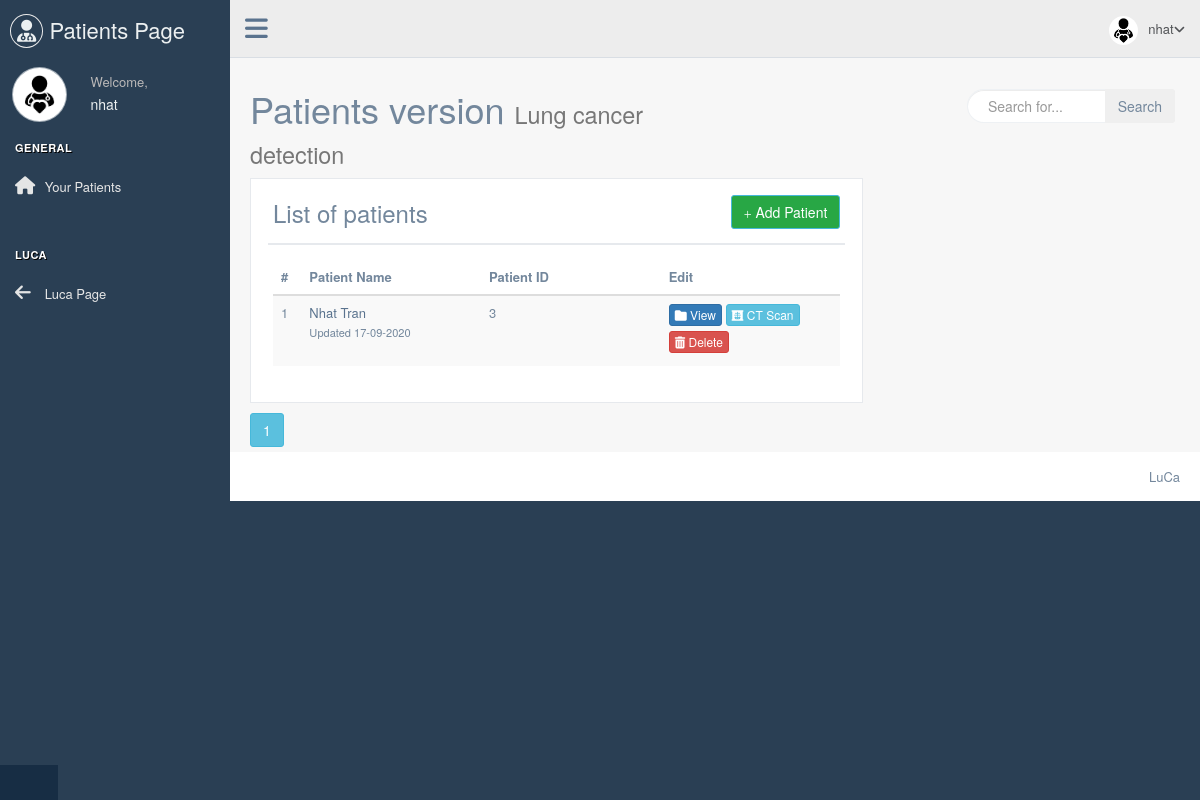
Page /home/index (signed in) on the earlier database version.
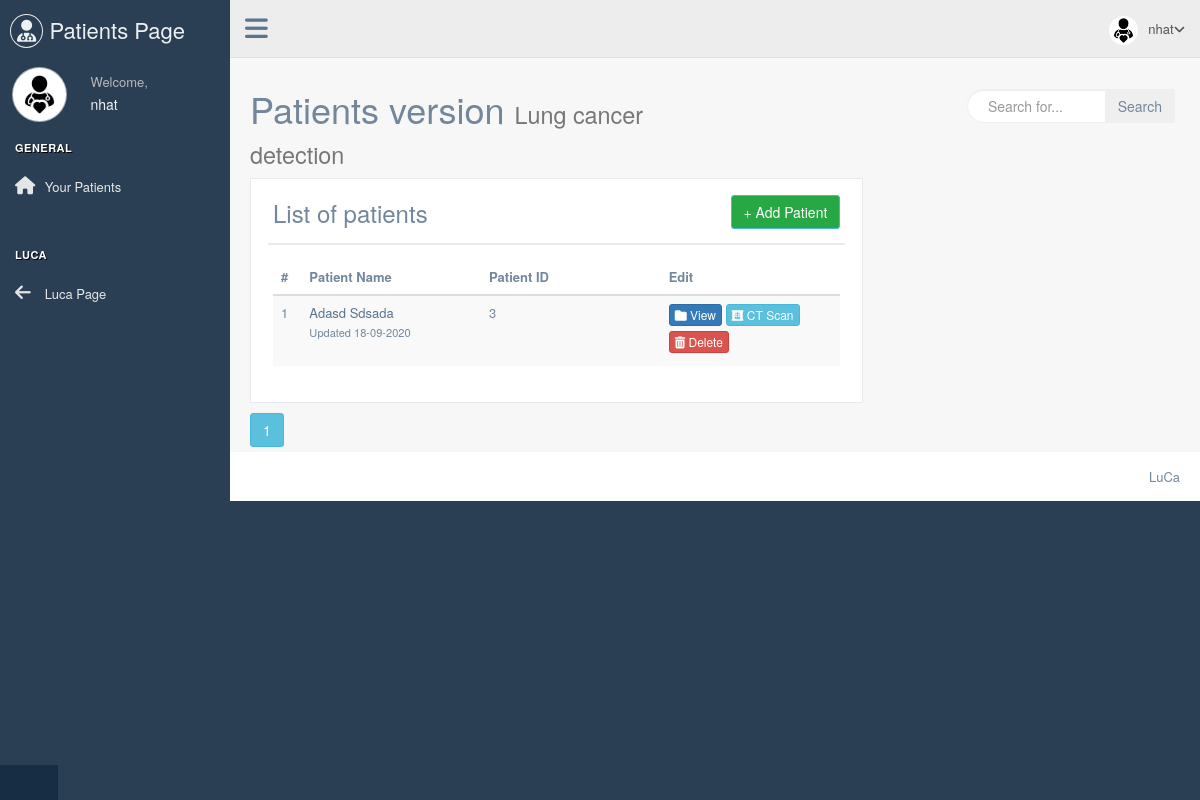
Same page on the later database version.
### app/base/models.py (models this page shows, shortened)
class User(db.Model, UserMixin):
    __tablename__ = 'User'
    id = Column(Integer, primary_key=True)
    username = Column(String(20), unique=True, nullable=False)
    email = Column(String(50), unique=True, nullable=False)
    password = Column(String(60), nullable=False)
    picture = Column(String(20), nullable=False, default='default.jpg')
    patients = db.relationship('Patient', backref='doctor', lazy=True)

class Patient(db.Model):
    id = db.Column(db.Integer, primary_key=True)
    first_name = db.Column(db.String(50), nullable=False)
    last_name = db.Column(db.String(50), nullable=False)
    age = db.Column(db.Integer, nullable=False)
    sex = db.Column(db.String, nullable=False)
    occupation = db.Column(db.String)
    address = db.Column(db.String)
    weight = db.Column(db.Integer)
    height = db.Column(db.Integer)
    blood_pressure = db.Column(db.Float)
    diabetes = db.Column(db.String)
    smoking = db.Column(db.String)
    hemolized_sample = db.Column(db.String)
    liver_disease = db.Column(db.String)
    pemphigus = db.Column(db.String)
    renal_failure = db.Column(db.String)
    alk = db.Column(db.String)
    ros1 = db.Column(db.String)
    kras = db.Column(db.String)
    ardenocarcinoma = db.Column(db.String)
    angiolymphatic = db.Column(db.String)
    atypia = db.Column(db.String)
    antibody = db.Column(db.String)
    squamous_cell_carcinoma = db.Column(db.String)
    large_cell_carcinoma = db.Column(db.String)
    lymph_node = db.Column(db.String)
    metastasis = db.Column(db.String)
    egfr = db.Column(db.String)
    egfr_t790m = db.Column(db.String)
    eml4_alk = db.Column(db.String)
    braf = db.Column(db.String)
    her2 = db.Column(db.String)
    mek = db.Column(db.String)
    met = db.Column(db.String)
    ret = db.Column(db.String)
    ca = db.Column(db.Float)
    cea = db.Column(db.Float)
    cyfra = db.Column(db.Float)
    nse = db.Column(db.Float)
    pro_grp = db.Column(db.Float)
    scc = db.Column(db.Float)
    blood_drawn_date = db.Column(db.String)
    picture = Column(String(20), nullable=False, default='default.png')
    date_updated = db.Column(db.DateTime, nullable=False, default=datetime.utcnow)
    user_id = db.Column(db.Integer, db.ForeignKey('User.id'), nullable=False)
    ct_scan = db.relationship('CTScan', secondary=patient_ct_scan, lazy='dynamic',
                              backref=db.backref('patient', lazy='dynamic'))
    upload = db.relationship('Upload', back_populates='patient', lazy='dynamic')

### app/home/routes.py (the view)
@blueprint.route('/index')
@login_required
def index():
	page = request.args.get('page', 1, type=int)
	user = User.query.filter_by(username=current_user.username).first_or_404()
	paginate_patients = Patient.query.filter_by(doctor=user).paginate(page=page, per_page=10)
	if request.args.get('search-filter'):
		search_value = request.args.get('search-filter').lower()
		filter_patients = []
		for patient in Patient.query.filter_by(doctor=user).all():
			full_name = f'{patient.first_name} {patient.last_name}'.lower()
			if search_value in full_name:
				filter_patients.append(patient)
		flash(f'{len(filter_patients)} result(s) found', 'info')
		return render_template('index.html', patients=filter_patients, paginate_patients=paginate_patients, search=True)
	else:
		return render_template('index.html', patients=paginate_patients.items, paginate_patients=paginate_patients, search=False)

### app/__init__.py (called while the page is built)
def configure_database(app):
    @app.before_first_request
    def initialize_database():
        db.create_all()
    @app.teardown_request
    def shutdown_session(exception=None):
        db.session.remove()

def apply_themes(app):
    @app.context_processor
    def override_url_for():
        return dict(url_for=_generate_url_for_theme)
    def _generate_url_for_theme(endpoint, **values):
        if endpoint.endswith('static'):
            themename = values.get('theme', None) or \
                        app.config.get('DEFAULT_THEME', None)
            if themename:
                theme_file = "{}/{}".format(themename, values.get('filename', ''))
                if path.isfile(path.join(app.static_folder, theme_file)):
                    values['filename'] = theme_file
        return url_for(endpoint, **values)
    @app.after_request
    def add_header(response):
        response.cache_control.max_age = 0
        return response

### app/base/models.py (called while the page is built)
@login_manager.user_loader
def user_loader(user_id):
    return User.query.get(int(user_id))

### app/home/templates/index.html (shortened to what this page needs)
{% extends "base_site.html" %}
{% block stylesheets %}
  {{ super() }}
{% endblock stylesheets %}
{% block content %}
    <div class="right_col" role="main">
      <div class="page-title">
        <div class="title_left">
          <h1>Patients version <small>Lung cancer detection</small></h1>
        </div>
        <div class="title_right">
          <div class="col-md-5 col-sm-5 col-xs-12 form-group pull-right top_search">
              <form action="">
                <div class="input-group">
                  <input id="search-filter" name="search-filter" type="text" class="form-control" placeholder="Search for...">
                  <span class="input-group-btn">
                    <input type="submit" class="btn btn-secondary" value="Search">
                  </span>
                </div>
              </form>
          </div>
        </div>
      </div>
      <div class="clearfix"></div>
      <div class="row">
        <div class="col-md-8">
          <div class="x_panel">
            <div class="x_title">
                <h3 style="display:inline-block;">List of patients</h3>
                <a href="{{ url_for('patients_blueprint.create_patients') }}" class="btn ui-btn-inline btn-info btn-lg-sm" style="float:right; background-color:#28a745;margin-top:5px;">
                  <span class="glyphicon glyphicon-plus" style="color:white;"></span> Add Patient
                </a>
            </div>
            <div class="x_content">
              <table class="table table-striped projects">
                <thead>
                  <tr>
                    <th style="width: 5%">#</th>
                    <th style="width: calc(95%/3)">Patient Name</th>
                    <th style="width: calc(95%/3)">Patient ID</th>
                    <th style="width: calc(95%/3)">Edit</th>
                  </tr>
                </thead>
                <tbody>
                  {% if patients|length == 0 %}
                    {% if search == True %}
                      <tr>
                        <td colspan="4"><p style="text-align:center; font-size:16px;">Not found</p></td>
                      </tr>
                    {% else %}
                      <tr>
                        <td colspan="4"><p style="text-align:center; font-size:16px;">You don't have any patients in your list. Please add your patient!</p></td>
                      </tr>
                    {% endif %}
                  {% else %}
                    {% for patient in patients %}
                      <tr>
                        <td>{{ loop.index }}</td>
                        <td>
                          <a href="{{ url_for('patients_blueprint.patients_profile', patient_id=patient.id) }}">{{ patient.first_name }} {{ patient.last_name }}</a>
                          <br />
                          <small>Updated {{ patient.date_updated.strftime('%d-%m-%Y') }}</small>
                        </td>
                        <td>
                          <p>{{ patient.id }}</p>
                        </td>
                        <td>
                          <a href="{{ url_for('patients_blueprint.patients_profile', patient_id=patient.id) }}" class="btn btn-primary btn-xs"><i class="fa fa-folder"></i> View </a>
                          <a href="{{ url_for('patients_blueprint.patients_profile', patient_id=patient.id, _anchor='tab_content2') }}" id="index-page-upload" class="btn btn-info btn-xs"><i class="fas fa-x-ray"></i> CT Scan </a>
                          <button type="button" class="btn btn-danger btn-xs" data-toggle="modal" data-target="#deleteModal{{ patient.id }}"><i class="fas fa-trash-alt"></i> Delete </button>
                        </td>
                      </tr>
                    {% endfor %}
                  {% endif %}
                </tbody>
              </table>
            </div>
          </div>
          {% if search == False %}
            {% for page_num in paginate_patients.iter_pages(left_edge=1, right_edge=1, left_current=1, right_current=2) %}
              {% if page_num %}
                  {% if paginate_patients.page == page_num %}
                      <a class="btn btn-info mb-4" href="{{ url_for('home_blueprint.index', page=page_num) }}">{{ page_num }}</a>
                  {% else %}
                      <a class="btn btn-outline-info mb-4" style="border: 1px solid #17A2B8" href="{{ url_for('home_blueprint.index', page=page_num) }}">{{ page_num }}</a>
                  {% endif %}
              {% else %}
                  ...
              {% endif %}
            {% endfor %}
          {% endif %}
        </div>
      </div>
  </div>
{% endblock content %}

### app/base/templates/base_site.html (shortened to what this page needs)
<!DOCTYPE html>
<html lang="en">
  <head>
    {% block head %}
      {% block stylesheets %}
        <link href="{{ url_for('static', filename='vendor/line-awesome/css/line-awesome.min.css') }}" rel="stylesheet">
        <link rel="stylesheet" href="https://cdnjs.cloudflare.com/ajax/libs/font-awesome/4.7.0/css/font-awesome.min.css">
        <link href="{{ url_for('static', filename='vendors/bootstrap/dist/css/bootstrap.min.css') }}" rel="stylesheet">
        <link href="{{ url_for('static', filename='vendors/font-awesome/css/font-awesome.min.css') }}" rel="stylesheet">
        <link href="{{ url_for('static', filename='vendors/nprogress/nprogress.css') }}" rel="stylesheet">
        <link href="{{ url_for('static', filename='vendors/bootstrap-daterangepicker/daterangepicker.css') }}" rel="stylesheet">
        <link href="{{ url_for('static', filename='vendors/iCheck/skins/flat/green.css') }}" rel="stylesheet">
        <link href="{{ url_for('static', filename='vendors/bootstrap-progressbar/css/bootstrap-progressbar-3.3.4.min.css') }}" rel="stylesheet">
        <link href="{{ url_for('static', filename='vendors/jqvmap/dist/jqvmap.min.css') }}" rel="stylesheet"/>
        <link href="{{ url_for('static', filename='css/modified.css') }}" rel="stylesheet"/>
      {% endblock stylesheets %}
      <link href="{{ url_for('static', filename='build/css/custom.css') }}" rel="stylesheet">
    {% endblock head %}
  </head>
  <body class="{% block body_class %}nav-md {% endblock body_class %}", style="overflow-x:hidden;">
    {% block body %}
      <div class="container body">
        <div class="main_container">
          {% block sidebar %}
            <div class="col-md-3 left_col {% block sidebar_class %} {% endblock sidebar_class %}">
              {% include "site_template/sidebar.html" %}
            </div>
          {% endblock sidebar %}
          {% block top_navigation %}
            <div class="top_nav">
              {% include "site_template/top_navigation.html" %}
            </div>
          {% endblock top_navigation %}
          <div class="row" style="background-color:#F7F7F7;">
            <div class="col-md-12" style="width:100%">
            </div>
          </div>
          {% block content %}{% endblock content %}
          {% block footer %}
            <footer>
              {% include "site_template/footer.html" %}
            </footer>
          {% endblock footer %}
        </div>
      </div>
    {% endblock body %}
  </body>
</html>

### app/base/templates/site_template/sidebar.html (shortened to what this page needs)
<div class="left_col scroll-view">
  <div class="navbar nav_title" style="border: 0;">
    <a href="{{ url_for('home_blueprint.index') }}" class="site_title"><i class="fa fa-user-md"></i> <span>Patients Page</span></a>
  </div>
  <div class="profile clearfix">
    <div class="profile_pic">
      {% if current_user.picture %}
        <img src="{{ url_for('static', filename='profile_pics/' + current_user.picture) }}" alt="..." class="img-circle profile_img" style="width:55px; height:55px; border-radius:50%;">
      {% else %}
        <img src="{{ url_for('static', filename='profile_pics/default.png') }}" class="img-circle profile_img">
      {% endif %}
    </div>
    <div class="profile_info">
      <span>Welcome,</span>
      <h2> {{ current_user.username }} </h2>
    </div>
  </div>
  <br />
  <div id="sidebar-menu" class="main_menu_side hidden-print main_menu">
    <div class="menu_section">
      <h3>General</h3>
      <ul class="nav side-menu">
        <li><a href="/home/index"><i class="fa fa-home"></i> Your Patients </a>
      </ul>
    </div>
    <div class="menu_section">
      <h3>LuCa</h3>
      <ul class="nav side-menu">
        <li><a href="{{ url_for('base_blueprint.home') }}"><i class="fa fa-arrow-left"></i> Luca Page </a>
        </li>
      </ul>
    </div>
  </div>
  <div class="sidebar-footer hidden-small">
    <a data-toggle="tooltip" data-placement="top" title="Logout" href="login">
      <span class="glyphicon glyphicon-off" aria-hidden="true"></span>
    </a>
  </div>
</div>

### app/base/templates/site_template/top_navigation.html (shortened to what this page needs)
<div class="nav_menu" style="margin-bottom:0;">
  <nav>
    <div class="nav toggle">
      <a id="menu_toggle"><i class="fa fa-bars"></i></a>
    </div>
    <ul class="nav navbar-nav navbar-right">
      <li class="">
        <a href="javascript:;" class="user-profile dropdown-toggle" data-toggle="dropdown" aria-expanded="false">
          {% if current_user.picture %}
            <img src="{{ url_for('static', filename='profile_pics/' + current_user.picture) }}" alt="...">{{ current_user.username }}<span class=" fa fa-angle-down"></span>
          {% else %}
            <img src="{{ url_for('static', filename='profile_pics/default.png') }}">{{ current_user.username }}<span class=" fa fa-angle-down"></span>
          {% endif %}
        </a>
      </li>
    </ul>
  </nav>
</div>

### app/base/templates/site_template/footer.html
<div class="pull-right">
  LuCa
</div>
<div class="clearfix"></div>

### app/base/static/css/modified.css (style rules this page uses)
.container .row .btn { margin-right: auto; margin-left: auto; }

Differences in the rows shown:
changed Patient id 3: first_name "Nhat" → "Adasd"; last_name "Tran" → "Sdsada"; date_updated "17-09-2020" → "18-09-2020"
